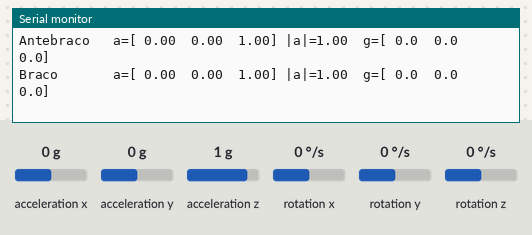
Simulated run of this sketch. Board: ESP32. On the bench: the last lines printed to the serial monitor. Wiring (inferred from the names in the program): 3 × I2C bus: SDA GPIO 4, SCL GPIO 13 / SDA GPIO 27, SCL GPIO 14 / SDA GPIO 25, SCL GPIO 26; MPU-6050 motion sensor at I2C address 0x68. The inputs (shaded band) are chosen by the test bench; at power-on: acceleration x 0 g, acceleration y 0 g, acceleration z 1 g, rotation x 0 °/s, rotation y 0 °/s, rotation z 0 °/s.

Above: at 1.6 s.
1.7 s: acceleration x set to -0.2 g
At 1.91 s:
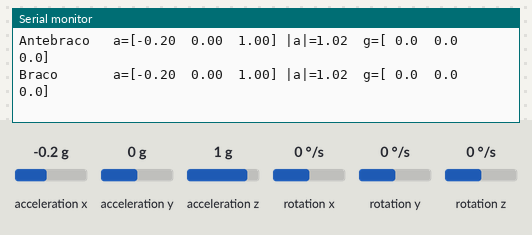
3.2 s: acceleration y set to -0.2 g
At 3.42 s:
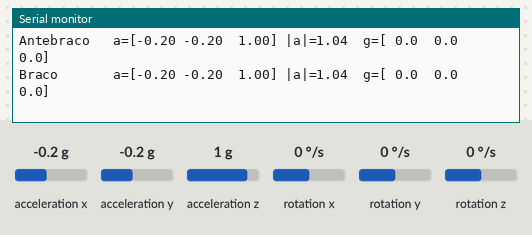
4.7 s: acceleration z set to 0.1 g
At 4.92 s:
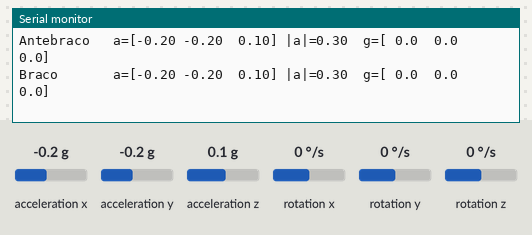
6.2 s: acceleration z set to -0.2 g
At 6.42 s:
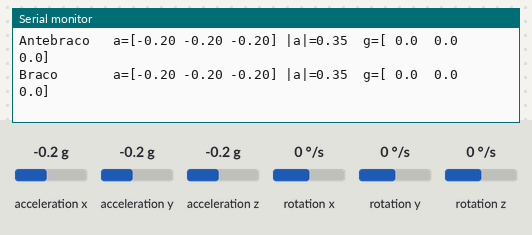

Measured:
- the behaviour switches between 0 and -0.1 g on acceleration x (found by bisection; images 0 and 1)
- the behaviour switches between 0 and -0.1 g on acceleration y (found by bisection; images 1 and 2)
- the behaviour switches between 0 and -0.1 g on acceleration z (found by bisection; images 3 and 4)
- after the input at 1.7 s, the serial monitor: prints a new line at once (image 1)
- after the input at 3.2 s, the serial monitor: prints a new line at once (image 2)
- after the input at 4.7 s, the serial monitor: prints a new line at once (image 3)
- after the input at 6.2 s, the serial monitor: prints a new line at once (image 4)

The sketch:

teste-mpu-verifica.ino
```cpp
/*
 * Kairós — teste-mpu-verifica
 *   Só verifica se os 3 MPU6050 respondem no Soft-I2C.
 *   Sem calibracao, sem LoRa, sem flex.
 *
 * Serial 115200
 *   - boot: diagnostico (niveis, ACK 0x68/0x69, WHO_AM_I)
 *   - loop: accel (g) + gyro (°/s) a cada ~250 ms
 *   - tecla r = re-escanear / reiniciar sensores
 *
 * Ligacoes (iguais ao kairos-luva-tx):
 *   Mao:       SDA 27  SCL 14
 *   Antebraco: SDA 25  SCL 26
 *   Braco:     SDA  4  SCL 13
 *   VCC->3V3   GND->GND
 *   AD0->GND = 0x68   |   AD0->3V3 = 0x69   (nao deixe flutuando)
 */

#include <math.h>

const uint8_t MPU_ADDR_GND = 0x68;
const uint8_t MPU_ADDR_VCC = 0x69;
const int NUM_MPU = 3;
const int SOFT_DELAY_US = 5;

const int PIN_SDA[NUM_MPU] = { 27, 4, 25 };
const int PIN_SCL[NUM_MPU] = { 14, 13, 26 };
const char* NOME[NUM_MPU]  = { "Mao", "Antebraco", "Braco" };

uint8_t mpuAddr[NUM_MPU];
bool    mpuOk[NUM_MPU];

int gSda, gScl;
uint8_t gAddr = MPU_ADDR_GND;

void softDelay()   { delayMicroseconds(SOFT_DELAY_US); }
void softSdaHigh() { pinMode(gSda, INPUT_PULLUP); }
void softSdaLow()  { pinMode(gSda, OUTPUT); digitalWrite(gSda, LOW); }
void softSclHigh() { pinMode(gScl, INPUT_PULLUP); softDelay(); }
void softSclLow()  { pinMode(gScl, OUTPUT); digitalWrite(gScl, LOW); softDelay(); }
void softStart()   { softSdaHigh(); softSclHigh(); softSdaLow(); softSclLow(); }
void softStop()    { softSdaLow(); softSclHigh(); softSdaHigh(); softDelay(); }

bool softWriteByte(uint8_t d) {
  for (int i = 7; i >= 0; i--) {
    if (d & (1 << i)) softSdaHigh(); else softSdaLow();
    softSclHigh(); softSclLow();
  }
  softSdaHigh(); softSclHigh();
  bool ack = (digitalRead(gSda) == LOW);
  softSclLow();
  return ack;
}

uint8_t softReadByte(bool ack) {
  uint8_t d = 0;
  softSdaHigh();
  for (int i = 7; i >= 0; i--) {
    softSclHigh();
    if (digitalRead(gSda)) d |= (1 << i);
    softSclLow();
  }
  if (ack) softSdaLow(); else softSdaHigh();
  softSclHigh(); softSclLow(); softSdaHigh();
  return d;
}

void usarBarramento(int i) {
  gSda = PIN_SDA[i];
  gScl = PIN_SCL[i];
  gAddr = mpuAddr[i];
  softSdaHigh();
  softSclHigh();
}

void softClockStretch() {
  softSdaHigh();
  for (int k = 0; k < 9; k++) { softSclHigh(); softSclLow(); }
  softStop();
}

bool softAck(uint8_t addr) {
  softStart();
  bool ok = softWriteByte((addr << 1) | 0);
  softStop();
  return ok;
}

bool softWriteReg(uint8_t reg, uint8_t val) {
  softStart();
  if (!softWriteByte((gAddr << 1) | 0)) { softStop(); return false; }
  if (!softWriteByte(reg))              { softStop(); return false; }
  if (!softWriteByte(val))              { softStop(); return false; }
  softStop();
  return true;
}

bool softRead(uint8_t reg, uint8_t* buf, int n) {
  softStart();
  if (!softWriteByte((gAddr << 1) | 0)) { softStop(); return false; }
  if (!softWriteByte(reg))              { softStop(); return false; }
  softStart();
  if (!softWriteByte((gAddr << 1) | 1)) { softStop(); return false; }
  for (int i = 0; i < n; i++) buf[i] = softReadByte(i < n - 1);
  softStop();
  return true;
}

bool softReadRegOnce(uint8_t addr, uint8_t reg, uint8_t* val) {
  softStart();
  if (!softWriteByte((addr << 1) | 0)) { softStop(); return false; }
  if (!softWriteByte(reg))             { softStop(); return false; }
  softStart();
  if (!softWriteByte((addr << 1) | 1)) { softStop(); return false; }
  *val = softReadByte(false);
  softStop();
  return true;
}

bool lerRaw(int i, float& ax, float& ay, float& az,
            float& gx, float& gy, float& gz) {
  usarBarramento(i);
  uint8_t b[14];
  if (!softRead(0x3B, b, 14)) return false;
  int16_t rax = (b[0]  << 8) | b[1];
  int16_t ray = (b[2]  << 8) | b[3];
  int16_t raz = (b[4]  << 8) | b[5];
  int16_t rgx = (b[8]  << 8) | b[9];
  int16_t rgy = (b[10] << 8) | b[11];
  int16_t rgz = (b[12] << 8) | b[13];
  ax = rax / 16384.0f; ay = ray / 16384.0f; az = raz / 16384.0f;
  gx = rgx / 65.5f;    gy = rgy / 65.5f;    gz = rgz / 65.5f;
  return true;
}

void imprimirDiag(int i) {
  gSda = PIN_SDA[i];
  gScl = PIN_SCL[i];
  softSdaHigh();
  softSclHigh();
  delay(2);

  int nivSda = digitalRead(gSda);
  int nivScl = digitalRead(gScl);

  Serial.printf("%-10s  SDA GPIO%-2d  SCL GPIO%-2d  |  niveis SDA=%d SCL=%d",
                NOME[i], PIN_SDA[i], PIN_SCL[i], nivSda, nivScl);

  if (!nivSda || !nivScl) {
    Serial.println(F("  |  BARRAMENTO PRESO (curto / solda)"));
    mpuOk[i] = false;
    return;
  }

  softClockStretch();
  bool a68 = softAck(MPU_ADDR_GND);
  bool a69 = softAck(MPU_ADDR_VCC);
  Serial.printf("  |  ACK 0x68=%s  0x69=%s",
                a68 ? "sim" : "nao", a69 ? "sim" : "nao");

  uint8_t who = 0;
  uint8_t addr = 0;
  if (a68 && softReadRegOnce(MPU_ADDR_GND, 0x75, &who)) {
    addr = MPU_ADDR_GND;
  } else if (a69 && softReadRegOnce(MPU_ADDR_VCC, 0x75, &who)) {
    addr = MPU_ADDR_VCC;
  }

  if (!addr) {
    Serial.println(F("  |  FALHOU — SEM ACK (AD0/solda/modulo)"));
    mpuOk[i] = false;
    return;
  }

  mpuAddr[i] = addr;
  gAddr = addr;
  Serial.printf("  |  WHO=0x%02X @0x%02X", who, addr);

  softClockStretch();
  if (!softWriteReg(0x6B, 0x00)) {
    Serial.println(F("  |  FALHOU ao acordar (PWR_MGMT)"));
    mpuOk[i] = false;
    return;
  }
  delay(10);
  softWriteReg(0x1B, 0x08);  // gyro ±500 °/s
  softWriteReg(0x1C, 0x00);  // accel ±2 g
  softWriteReg(0x1A, 0x03);  // DLPF 44 Hz
  softWriteReg(0x19, 0x04);  // ~200 Hz

  float ax, ay, az, gx, gy, gz;
  if (!lerRaw(i, ax, ay, az, gx, gy, gz)) {
    Serial.println(F("  |  FALHOU na leitura"));
    mpuOk[i] = false;
    return;
  }

  float mag = sqrtf(ax * ax + ay * ay + az * az);
  Serial.printf("  |  |a|=%.2f g  OK\n", mag);
  mpuOk[i] = true;
}

void escanearTodos() {
  Serial.println();
  Serial.println(F("=== KAIROS teste-mpu-verifica ==="));
  Serial.println(F("Sem calibracao. Tecla r = re-escanear."));
  Serial.println(F("Parado: |a| deve ficar perto de 1.00 g."));
  Serial.println();

  int ok = 0;
  for (int i = 0; i < NUM_MPU; i++) {
    mpuAddr[i] = MPU_ADDR_GND;
    mpuOk[i] = false;
    imprimirDiag(i);
    if (mpuOk[i]) ok++;
  }

  Serial.println();
  Serial.printf("Resultado: %d / %d OK\n", ok, NUM_MPU);
  if (ok < NUM_MPU) {
    Serial.println(F("Dica Braco: AD0 soldado em GND (0x68) ou 3V3 (0x69)."));
  }
  Serial.println(F("------------------------------------------------"));
}

void setup() {
  Serial.begin(115200);
  delay(400);
  escanearTodos();
}

void loop() {
  if (Serial.available()) {
    char c = Serial.read();
    if (c == 'r' || c == 'R') escanearTodos();
  }

  static unsigned long ultimo = 0;
  if (millis() - ultimo < 250) return;
  ultimo = millis();

  for (int i = 0; i < NUM_MPU; i++) {
    if (!mpuOk[i]) {
      Serial.printf("%-10s  --- FALHOU ---\n", NOME[i]);
      continue;
    }
    float ax, ay, az, gx, gy, gz;
    if (!lerRaw(i, ax, ay, az, gx, gy, gz)) {
      Serial.printf("%-10s  leitura I2C falhou (tecla r)\n", NOME[i]);
      mpuOk[i] = false;
      continue;
    }
    float mag = sqrtf(ax * ax + ay * ay + az * az);
    Serial.printf("%-10s  a=[% .2f % .2f % .2f] |a|=%.2f  g=[% .1f % .1f % .1f]\n",
                  NOME[i], ax, ay, az, mag, gx, gy, gz);
  }
  Serial.println();
}
```
